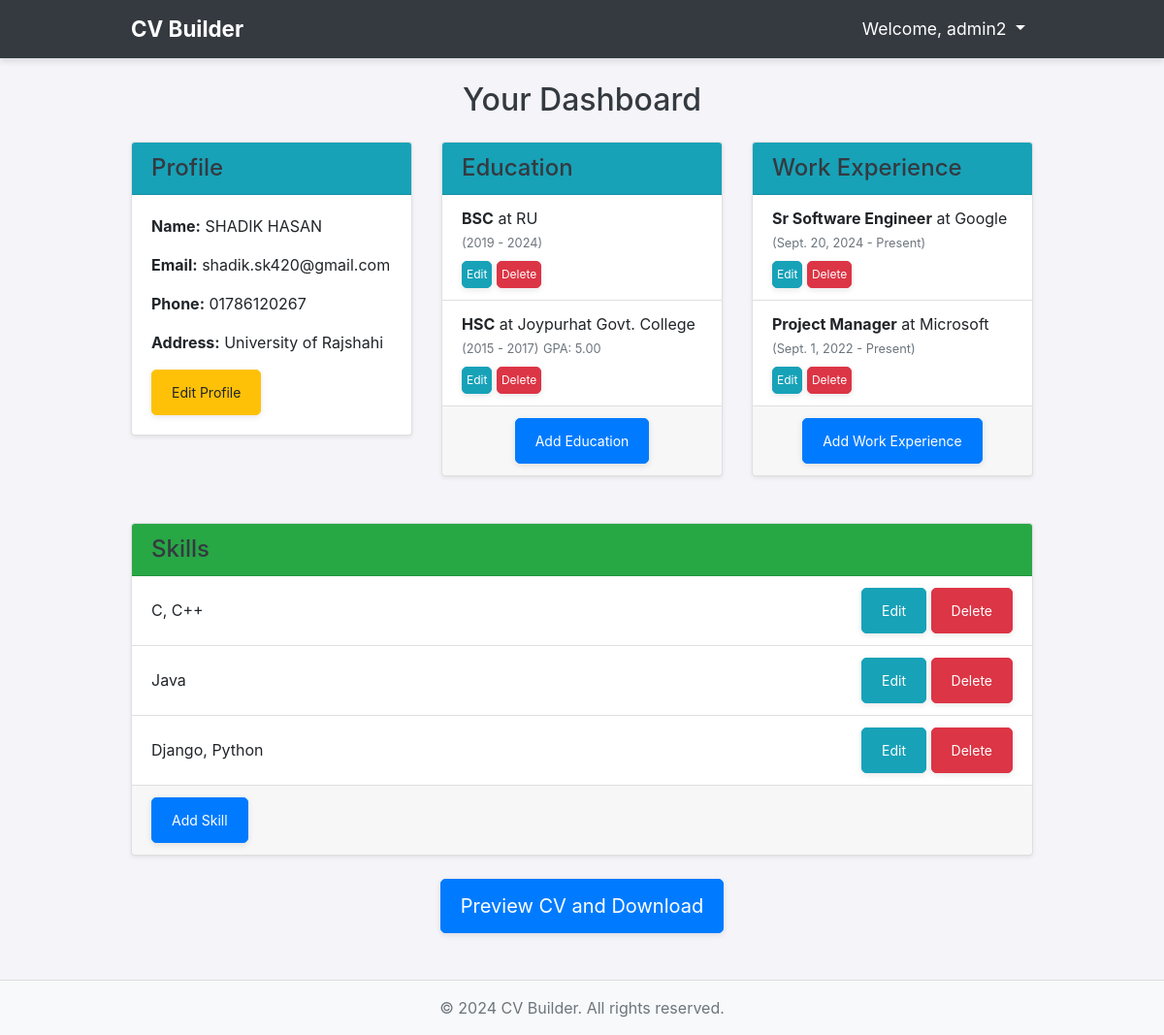
The app's page /dashboard/ (signed in) with its own data.
### cvs/models.py (models this page shows, shortened)
class Profile(models.Model):
    user = models.OneToOneField(User, on_delete=models.CASCADE)
    full_name = models.CharField(max_length=100)
    image_url = models.URLField(blank=True, null=True)  # URL or path for profile image
    contact_email = models.EmailField()
    phone_number = models.CharField(max_length=15)
    address = models.TextField(blank=True)
    career_objective = models.TextField(blank=True)  # Add career objective
    image = models.ImageField(upload_to='profile_pics/', blank=True, null=True)  # Image field for file upload

class Education(models.Model):
    profile = models.ForeignKey(Profile, on_delete=models.CASCADE)
    degree = models.CharField(max_length=100)
    institution = models.CharField(max_length=200)
    start_year = models.CharField(max_length=4)
    end_year = models.CharField(max_length=4, blank=True)
    gpa = models.DecimalField(max_digits=4, decimal_places=2, blank=True, null=True)  # GPA field added

class WorkExperience(models.Model):
    profile = models.ForeignKey(Profile, on_delete=models.CASCADE)
    job_title = models.CharField(max_length=100)
    company = models.CharField(max_length=200)
    start_date = models.DateField()  # Job start date
    end_date = models.DateField(blank=True, null=True)  # End date can be null
    responsibilities = models.TextField()  # List of job responsibilities

class Skill(models.Model):
    profile = models.ForeignKey(Profile, on_delete=models.CASCADE)
    skill_name = models.CharField(max_length=100)
    proficiency = models.PositiveIntegerField(default=80)  # Proficiency in percentage, default 80%

### cvs/views.py (the view)
# urls.py: path('dashboard/', views.dashboard, name='dashboard'),
@login_required
def dashboard(request):
    try:
        profile = get_object_or_404(Profile, user=request.user)
    except Profile.DoesNotExist:
        messages.error(request, 'Profile does not exist. Please create a profile first.')
        return redirect('edit_profile')  # Adjust the redirect to your edit/create profile view
    educations = Education.objects.filter(profile=profile)
    experiences = WorkExperience.objects.filter(profile=profile)
    skills = Skill.objects.filter(profile=profile)
    context = {
        'profile': profile,
        'educations': educations,
        'experiences': experiences,
        'skills': skills
    }
    return render(request, 'cvs/dashboard.html', context)

### cvs/templates/cvs/dashboard.html (shortened to what this page needs)
{% extends 'cvs/base.html' %}
{% block content %}
<div class="mt-4">
  <h2 class="text-center mb-4">Your Dashboard</h2>
  <div class="row">
    <div class="col-md-4 mb-4">
      <div class="card shadow-sm">
        <div class="card-header bg-info text-white">
          <h4 class="mb-0">Profile</h4>
        </div>
        <div class="card-body">
          <p><strong>Name:</strong> {{ profile.full_name }}</p>
          <p><strong>Email:</strong> {{ profile.contact_email }}</p>
          <p><strong>Phone:</strong> {{ profile.phone_number }}</p>
          <p><strong>Address:</strong> {{ profile.address }}</p>
          <a href="{% url 'cvs:edit_profile' %}" class="btn btn-sm btn-warning">Edit Profile</a>
        </div>
      </div>
    </div>
<div class="col-md-4 mb-4">
  <div class="card shadow-sm">
    <div class="card-header bg-info text-white">
      <h4 class="mb-0">Education</h4>
    </div>
    <ul class="list-group list-group-flush">
      {% for edu in educations %}
      <li class="list-group-item">
        <div>
          <strong>{{ edu.degree }}</strong> at {{ edu.institution }}<br />
          <small class="text-muted">({{ edu.start_year }} - {{ edu.end_year }})</small>
          {% if edu.gpa %}
          <small class="text-muted">GPA: {{ edu.gpa }}</small>
          {% endif %}
        </div>
        <div class="mt-2">
          <a href="{% url 'cvs:edit_education' edu.id %}" class="btn btn-sm btn-info me-1 p-1" data-toggle="tooltip" title="Edit Education" style="font-size: 0.75rem;">
            Edit
          </a>
          <a href="{% url 'cvs:delete_education' edu.id %}" class="btn btn-sm btn-danger p-1" data-toggle="tooltip" title="Delete Education" style="font-size: 0.75rem;">
            Delete
          </a>
        </div>
      </li>
      {% empty %}
      <li class="list-group-item text-center">
        <span class="font-italic text-secondary">No education entries found.</span>
      </li>
      {% endfor %}
    </ul>
    <div class="card-footer text-center">
      <a href="{% url 'cvs:add_education' %}" class="btn btn-sm btn-primary">Add Education</a>
    </div>
  </div>
</div>
<div class="col-md-4 mb-4">
  <div class="card shadow-sm">
    <div class="card-header bg-info text-white">
      <h4 class="mb-0">Work Experience</h4>
    </div>
    <ul class="list-group list-group-flush">
      {% for exp in experiences %}
      <li class="list-group-item">
        <div>
          <strong>{{ exp.job_title }}</strong> at {{ exp.company }}<br />
          <small class="text-muted">({{ exp.start_date }} - {{ exp.end_date|default:"Present" }})</small>
        </div>
        <div class="mt-2">
          <a href="{% url 'cvs:edit_work_experience' exp.id %}" class="btn btn-sm btn-info me-1 p-1" data-toggle="tooltip" title="Edit Work Experience" style="font-size: 0.75rem;">
            Edit
          </a>
          <a href="{% url 'cvs:delete_work_experience' exp.id %}" class="btn btn-sm btn-danger p-1" data-toggle="tooltip" title="Delete Work Experience" style="font-size: 0.75rem;">
            Delete
          </a>
        </div>
      </li>
      {% empty %}
      <li class="list-group-item text-center">
        <span class="font-italic text-secondary">No work experience entries found.</span>
      </li>
      {% endfor %}
    </ul>
    <div class="card-footer text-center">
      <a href="{% url 'cvs:add_work_experience' %}" class="btn btn-sm btn-primary">Add Work Experience</a>
    </div>
  </div>
</div>
  </div>
  <div class="card shadow-sm mt-4">
    <div class="card-header bg-success text-white">
      <h4 class="mb-0">Skills</h4>
    </div>
    <ul class="list-group list-group-flush">
      {% for skill in skills %}
      <li class="list-group-item d-flex justify-content-between align-items-center">
        {{ skill.skill_name }}
        <span>
          <a href="{% url 'cvs:edit_skill' skill.id %}" class="btn btn-sm btn-info">Edit</a>
          <a href="{% url 'cvs:delete_skill' skill.id %}" class="btn btn-sm btn-danger">Delete</a>
        </span>
      </li>
      {% empty %}
      <li class="list-group-item text-center">No skills found.</li>
      {% endfor %}
    </ul>
    <div class="card-footer">
      <a href="{% url 'cvs:add_skill' %}" class="btn btn-sm btn-primary">Add Skill</a>
    </div>
  </div>
  <div class="text-center mt-4">
    <a href="{% url 'cvs:resume' %}" class="btn btn-lg btn-primary">Preview CV and Download</a>
  </div>
</div>
{% endblock %}

### cvs/templates/cvs/base.html (shortened to what this page needs)
{% load static %}
<!DOCTYPE html>
<html lang="en">
  <head>
    <link
      href="https://cdn.jsdelivr.net/npm/bootstrap@4.6.0/dist/css/bootstrap.min.css"
      rel="stylesheet"
    />
    <link href="{% static 'css/styles.css' %}" rel="stylesheet" />
  </head>
  <body>
    <nav class="navbar navbar-expand-lg navbar-dark bg-dark">
      <div class="container">
        <a class="navbar-brand" href="{% url 'cvs:home' %}">
          CV Builder
        </a>
        <div class="collapse navbar-collapse" id="navbarNav">
          <ul class="navbar-nav ml-auto">
            {% if user.is_authenticated %}
            <li class="nav-item dropdown">
              <a class="nav-link dropdown-toggle" href="#" id="navbarDropdown" role="button" data-toggle="dropdown" aria-haspopup="true" aria-expanded="false">
                Welcome, {{ user.username }}
              </a>
            </li>
            {% endif %}
          </ul>
        </div>
      </div>
    </nav>
    <div class="container">{% block content %} {% endblock %}</div>
    <footer class="footer bg-light text-center py-3 mt-5">
      <div class="container">
        <span class="text-muted"
          >&copy; 2024 CV Builder. All rights reserved.</span
        >
      </div>
    </footer>
  </body>
</html>

### cvs/static/css/styles.css (style rules this page uses)
body { background-color: #f8f9fa; }
h1, h2, h3, h4, h5, h6 { color: #343a40; }
.navbar { font-size: 1.1rem; }
.navbar-brand { font-size: 1.5rem; }
.footer { border-top: 1px solid #ddd; }
.container { max-width: 960px; }
.btn { padding: 0.75rem 1.25rem; border-radius: 5px; }
body { background-color: #f4f4f9; }
.navbar { font-size: 1.1rem; box-shadow: 0 4px 6px rgba(0, 0, 0, 0.1); }
.navbar-brand { font-size: 1.4rem; font-weight: bold; color: #fff; }
.nav-link { color: #fff !important; transition: color 0.3s; }
.footer { background-color: #343a40; color: #adb5bd; padding: 1rem 0; }
.footer span { color: #adb5bd; }
.card-header { font-weight: bold; font-size: 1.1rem; }
.btn { box-shadow: 0 2px 6px rgba(0, 0, 0, 0.1); }
.list-group-item { transition: background-color 0.3s ease; }

### records on screen
Profile: full_name "SHADIK HASAN", contact_email "shadik.sk420@gmail.com", phone_number "01786120267", address "University of Rajshahi"
Education: degree "BSC", institution "RU", start_year "2019", end_year "2024"
Education: degree "HSC", institution "Joypurhat Govt. College", start_year "2015", end_year "2017", gpa "5.00"
WorkExperience: job_title "Sr Software Engineer", company "Google", start_date "Sept. 20, 2024", end_date "Present"
WorkExperience: job_title "Project Manager", company "Microsoft", start_date "Sept. 1, 2022", end_date "Present"
Skill: skill_name "C, C++"
Skill: skill_name "Java"
Skill: skill_name "Django, Python"

### other values on screen
{{ user.username }} "admin2"
